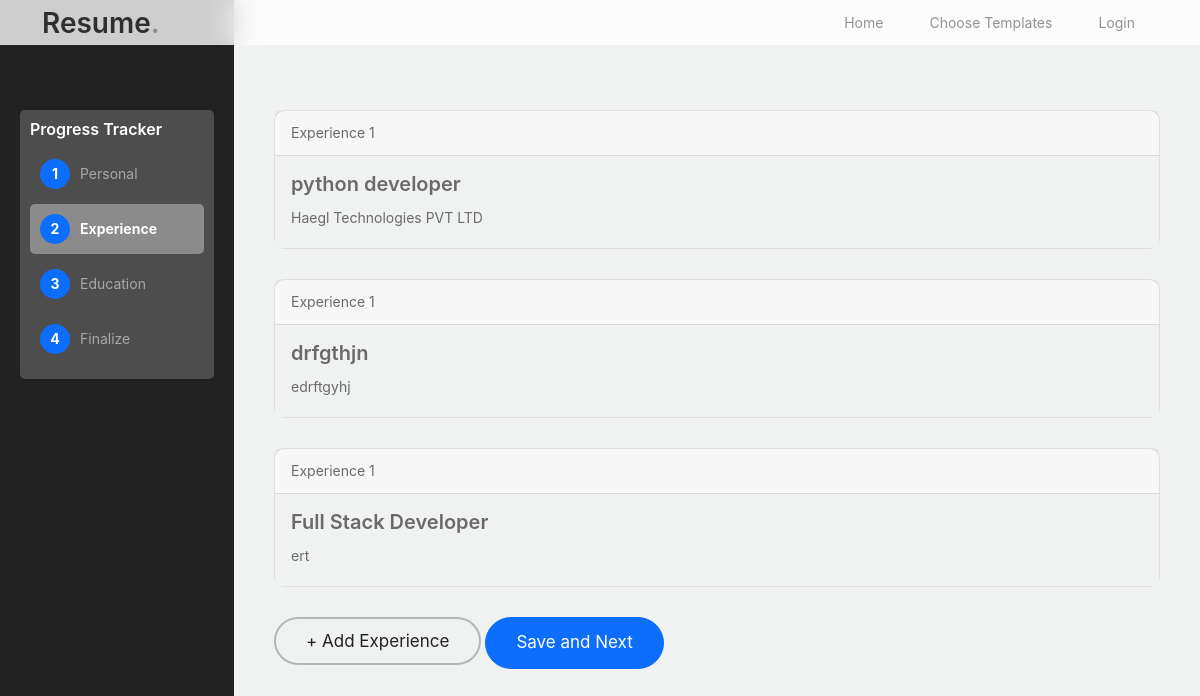
The page /extracted_experience_choice (signed in) on the database as committed earlier.
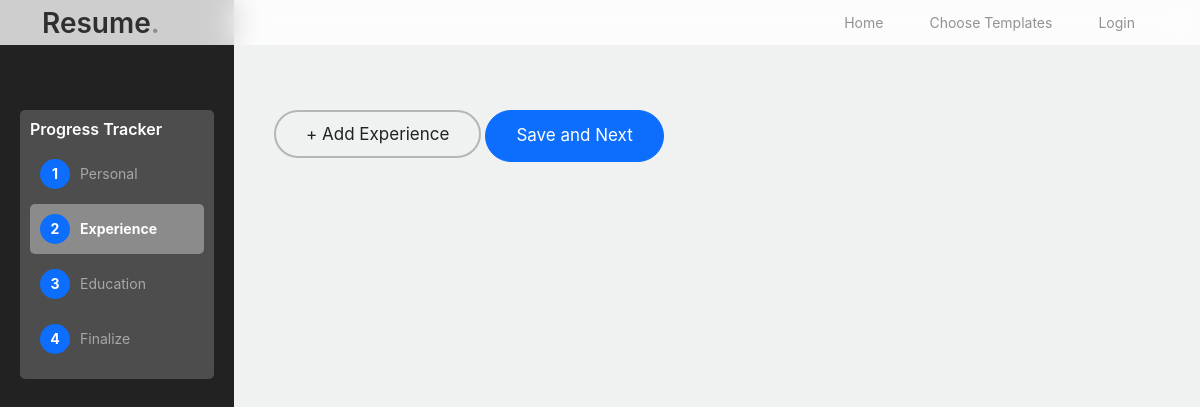
The same page on the database as committed later.
### resume_builder/models.py (models this page shows)
class Experience(models.Model):
    user_id = models.ForeignKey('NewUser', on_delete=models.CASCADE)
    designation = models.CharField(max_length=800,default='designation')
    company_name = models.CharField(max_length=800,default='company name')
    from_date = models.CharField(max_length=800,default='from date')
    to_date = models.CharField(max_length=800,default='to date')
    description = models.CharField(max_length=1000,default='experience description')

### resume_builder/views.py (the view)
# urls.py: path('extracted_experience_choice',views.extracted_experience_choice,name="extracted_experience_choice"),
def extracted_experience_choice(request):
    user_id=request.user.id
    details=Experience.objects.filter(user_id_id=user_id)
    context={'id':id,'details':details}
    return render(request,'extracted_experience_choice.html',context)

### resume_builder/templates/extracted_experience_choice.html (shortened to what this page needs)
<!doctype html>
<html lang="en">
<head>
		<link href="/static/home_assets/css/bootstrap.min.css" rel="stylesheet">
		<link href="https://cdnjs.cloudflare.com/ajax/libs/font-awesome/6.0.0-beta3/css/all.min.css" rel="stylesheet">
		<link href="/static/home_assets/css/tiny-slider.css" rel="stylesheet">
		<link href="/static/home_assets/css/style.css" rel="stylesheet">
	</head>
	<body>
		<nav class="custom-navbar navbar navbar-expand-md navbar-dark bg-dark fixed-top" aria-label="Furni navigation bar">
			<div class="container">
				<a class="navbar-brand" href="index.html">Resume<span>.</span></a>
				<div class="collapse navbar-collapse" id="navbarsFurni">
					<ul class="custom-navbar-nav navbar-nav ms-auto mb-2 mb-md-0">
						<li class="nav-item">
							<a class="nav-link" href="index.html">Home</a>
						</li>
						<li><a class="nav-link" href="shop.html">Choose Templates</a></li>
						<li><a class="nav-link" href="about.html">Login</a></li>
					</ul>
				</div>
			</div>
		</nav>
<div class="hero1">
		<div class="container1">
			<div class="sidebar" id="sidebar">
				<div class="tracking-system">
					<h3>Progress Tracker</h3>
					<ul class="tracking-steps">
						<li class="step">
							<div class="step-number">1</div>
							Personal
						</li>
						<li class="step active">
							<div class="step-number">2</div>
							Experience
						</li>
						<li class="step">
							<div class="step-number">3</div>
							Education
						</li>
						<li class="step">
							<div class="step-number">4</div>
							Finalize
						</li>
					</ul>
				</div>
			</div>
			<div class="main-content" id="main-content">
				<div style="margin-top: 70px;">
                    {% for x in details %}
                    <div class="card" style="border-radius: 10px; margin-bottom: 30px;">
                        <div class="card-header">
                          Experience 1
                        </div>
                        <div class="card-body" style="background-color: #eff2f1;">
                          <h5 class="card-title">{{x.designation}}</h5>
                          <p class="card-text">{{x.company_name}}</p>
                        </div>
                      </div>
                      {% endfor %}
                      <a href="/extracted_work_history" style="text-decoration: none;" class="btn1 btn-black-outline">+ Add Experience</a>
                   <a href="/extracted_education">   <button type="submit" class="btn btn-primary me-2">Save and Next</button></a>
				</div>
			</div>
		</div>
		</div>
	</body>
</html>

Rows that differ between the two databases and show on the page:
removed Experience: designation "python developer", company_name "Haegl Technologies PVT LTD"
removed Experience: designation "drfgthjn", company_name "edrftgyhj"
removed Experience: designation "Full Stack Developer", company_name "ert"
